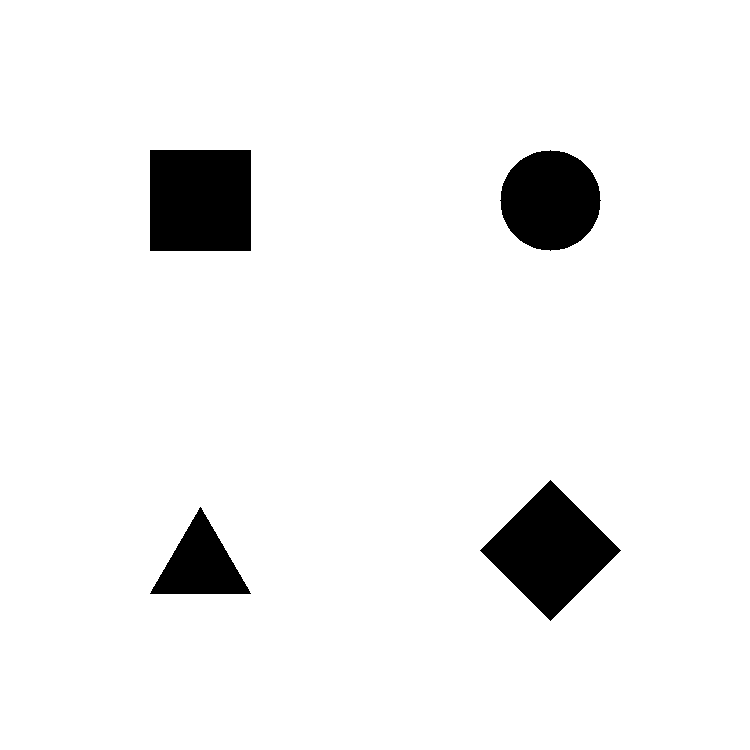
//> input picture data/shapes.png, 750 x 750 px
$ ./main   (built with g++ and OpenCV 4)
//> lines starting //> are read from the running program, lines starting //| are printed output that depends on the picture; after the words box and inside, x2 and y2 are one past the last pixel; in counts of white or black regions, pixels touching at a corner belong together
/**
 * @file main.cpp
 * @brief Connected Components Analysis - Automatic segmentation and labeling
 * @author José Miguel Guerrero Hernández
 * @note This example demonstrates connected component analysis using
 *       cv::connectedComponentsWithStats() to identify, label, and analyze
 *       all separate regions in a binary image automatically.
 *
 * Connected Components:
 *   - Identifies all separate regions (blobs) in binary image
 *   - Labels each region with unique integer ID
 *   - Computes statistics: area, centroid, bounding box
 *   - Supports 4-connectivity (cross) or 8-connectivity (square)
 *
 * Difference from FloodFill:
 *   - FloodFill: Interactive, fills ONE region you click
 *   - ConnectedComponents: Automatic, finds ALL regions at once
 */

#include <cstdlib>
#include <opencv2/opencv.hpp>
#include <iostream>
#include <vector>
#include <string>

namespace Config
{
// Default parameters
constexpr int DEFAULT_MIN_AREA = 100;
constexpr int RNG_SEED_MULTIPLIER = 12345;

// Binary threshold parameters
constexpr int THRESHOLD_MAX_VALUE = 255;

// Connectivity options
constexpr int CONNECTIVITY_4 = 4;    // Cross (no diagonals)
constexpr int CONNECTIVITY_8 = 8;    // Square (includes diagonals)

// Visualization parameters
constexpr int CENTROID_RADIUS = 5;
constexpr int CENTROID_THICKNESS = -1;    // Filled
constexpr int BBOX_THICKNESS = 2;
constexpr double LABEL_FONT_SCALE = 0.5;
constexpr int LABEL_THICKNESS = 2;
constexpr int LABEL_OFFSET_X = 8;
constexpr int LABEL_OFFSET_Y = -8;
constexpr double AREA_FONT_SCALE = 0.4;
constexpr int AREA_THICKNESS = 1;
constexpr int AREA_OFFSET_Y = -5;

// Color normalization
constexpr int NORMALIZE_MIN = 0;
constexpr int NORMALIZE_MAX = 255;
}

/**
 * @brief Generate random color for each component
 * @param seed Seed value for random generator
 * @return Random BGR color
 */
cv::Scalar generateRandomColor(int seed)
{
  cv::RNG rng(seed);
  return cv::Scalar(rng.uniform(0, 256), rng.uniform(0, 256), rng.uniform(0, 256));
}

/**
 * @brief Colorize labeled components with random colors
 * @param labels Label matrix (each pixel has component ID)
 * @param num_labels Total number of labels (including background)
 * @return Color image with each component in different color
 */
cv::Mat colorizeComponents(const cv::Mat & labels, int num_labels)
{
  cv::Mat colored = cv::Mat::zeros(labels.size(), CV_8UC3);

  // Generate random color for each label (skip 0 = background)
  std::vector<cv::Vec3b> colors(num_labels);
  colors[0] = cv::Vec3b(0, 0, 0); // Background = black

  for (int i = 1; i < num_labels; ++i) {
    const cv::Scalar color = generateRandomColor(i * Config::RNG_SEED_MULTIPLIER);
    colors[i] = cv::Vec3b(static_cast<uchar>(color[0]),
                          static_cast<uchar>(color[1]),
                          static_cast<uchar>(color[2]));
  }

  // Apply colors to labeled image
  for (int y = 0; y < labels.rows; ++y) {
    for (int x = 0; x < labels.cols; ++x) {
      const int label = labels.at<int>(y, x);
      colored.at<cv::Vec3b>(y, x) = colors[label];
    }
  }

  return colored;
}

int main(int argc, char ** argv)
{
  // ========================================
  // Load and Validate Image
  // ========================================
  const std::string filename = argc >= 2 ? argv[1] : "../../data/shapes.png";
  const int min_area = argc >= 3 ? std::atoi(argv[2]) : Config::DEFAULT_MIN_AREA;

  std::cout << "========================================" << std::endl;
  std::cout << "Connected Components Analysis" << std::endl;
  std::cout << "========================================" << std::endl;
  std::cout << "Reading image: " << filename << std::endl;
  std::cout << "Minimum area filter: " << min_area << " pixels" << std::endl;

  const cv::Mat src = cv::imread(cv::samples::findFile(filename), cv::IMREAD_COLOR);
//> src is the input picture: 750 rows x 750 cols, CV_8UC3; 94.2% white; 4 black regions, box (x1, y1, x2, y2) and area: (150, 150, 251, 251) 10201, (480, 480, 621, 621) 9941, (500, 150, 601, 251) 7845, (150, 507, 251, 594) 4437
  if (src.empty()) {
    std::cerr << "Error: Could not load image!" << std::endl;
    std::cerr << "Path: " << filename << std::endl;
    std::cerr << "Usage: " << argv[0] << " [image_path] [min_area]" << std::endl;
    return EXIT_FAILURE;
  }

  // ========================================
  // Convert to Binary Image
  // ========================================
  cv::Mat gray, binary;
  cv::cvtColor(src, gray, cv::COLOR_BGR2GRAY);

  // Use Otsu's method for automatic threshold
  const double threshold_value = cv::threshold(gray, binary, 0,
                                              Config::THRESHOLD_MAX_VALUE,
                                              cv::THRESH_BINARY_INV | cv::THRESH_OTSU);
//> threshold_value = 0

  std::cout << "\nOtsu threshold value: " << threshold_value << std::endl;
//| Otsu threshold value: 0

  // ========================================
  // Connected Components Analysis
  // ========================================
  cv::Mat labels, stats, centroids;

  // cv::connectedComponentsWithStats:
  // - labels: Output matrix where each pixel value = component ID (0 = background)
  // - stats: Statistics matrix [num_labels x 5]:
  //     CC_STAT_LEFT   (0): Leftmost x coordinate
  //     CC_STAT_TOP    (1): Topmost y coordinate
  //     CC_STAT_WIDTH  (2): Bounding box width
  //     CC_STAT_HEIGHT (3): Bounding box height
  //     CC_STAT_AREA   (4): Number of pixels in component
  // - centroids: Matrix [num_labels x 2] with (cx, cy) coordinates
  // - connectivity: 4 or 8
  const int num_labels = cv::connectedComponentsWithStats(
    binary, labels, stats, centroids, Config::CONNECTIVITY_8, CV_32S);
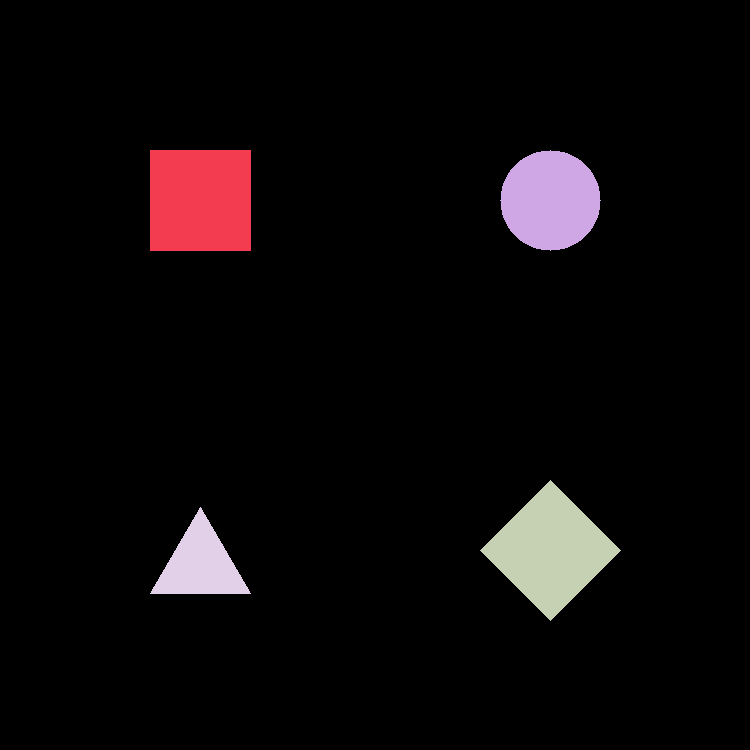
//> labels: 750 rows x 750 cols, CV_32SC1; 5 distinct labels, from 0 to 4; one colour per label, 0 black
//> stats = [[0, 0, 750, 750, 530076], [150, 150, 101, 101, 10201], [500, 150, 101, 101, 7845], [480, 480, 141, 141, 9941], [150, 507, 101, 87, 4437]]; centroids = [[373.4, 375.6], [200, 200], [550, 200], [550, 550], [200, 564.4]]; num_labels = 5

  std::cout << "\nFound " << (num_labels - 1) << " components (excluding background)"
            << std::endl;
//| Found 4 components (excluding background)

  // ========================================
  // Filter and Visualize Components
  // ========================================
  cv::Mat colored = colorizeComponents(labels, num_labels);
//> the loop in colorizeComponents, `for (int i = 1; i < num_labels; ++i)` made 4 passes
//> color on passes 1 to 4: Scalar(223, 7, 58), Scalar(191, 14, 116), Scalar(159, 21, 174), Scalar(127, 28, 232)
//> after the loop in colorizeComponents, `for (int y = 0; y < labels.rows; ++y)`:
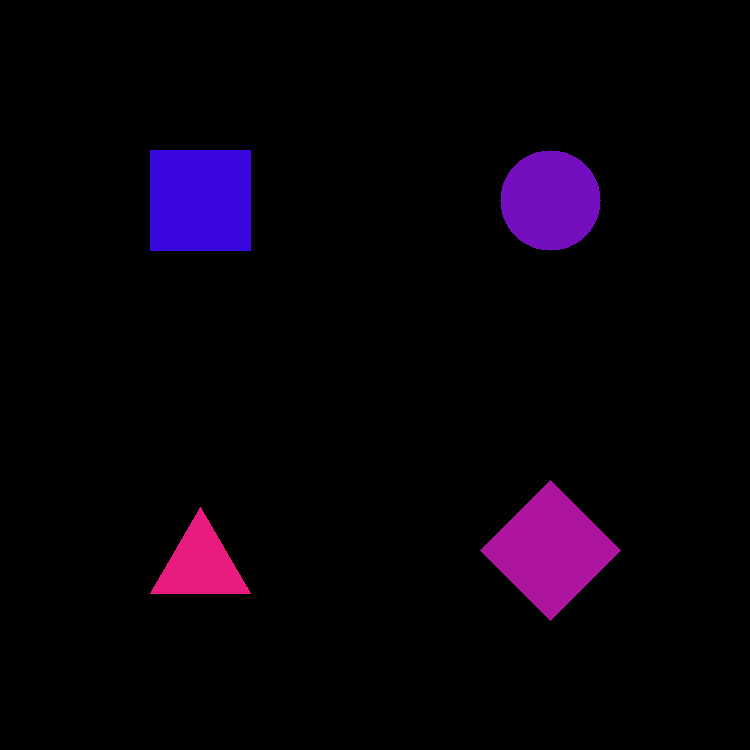
//> colored: 750 rows x 750 cols, CV_8UC3; mean B, G, R 10.5, 0.9, 7.6
  cv::Mat overlay = src.clone();
  cv::Mat filtered = src.clone();

  int valid_components = 0;

  std::cout << "\n========================================" << std::endl;
  std::cout << "Component Statistics:" << std::endl;
  std::cout << "========================================" << std::endl;

  // Process each component (skip 0 = background)
  for (int i = 1; i < num_labels; ++i) {
    // Extract statistics
    const int area = stats.at<int>(i, cv::CC_STAT_AREA);
    const int left = stats.at<int>(i, cv::CC_STAT_LEFT);
    const int top = stats.at<int>(i, cv::CC_STAT_TOP);
    const int width = stats.at<int>(i, cv::CC_STAT_WIDTH);
    const int height = stats.at<int>(i, cv::CC_STAT_HEIGHT);
    const double cx = centroids.at<double>(i, 0);
    const double cy = centroids.at<double>(i, 1);

    // Display statistics
    std::cout << "\nComponent #" << i << ":" << std::endl;
    std::cout << "  Area: " << area << " pixels" << std::endl;
    std::cout << "  Centroid: (" << static_cast<int>(cx) << ", "
              << static_cast<int>(cy) << ")" << std::endl;
    std::cout << "  Bounding Box: [" << left << ", " << top << ", "
              << width << " x " << height << "]" << std::endl;

    // Skip small components (noise)
    if (area < min_area) {
      std::cout << "  Status: FILTERED (too small)" << std::endl;
      continue;
    }

    ++valid_components;
    std::cout << "  Status: VALID" << std::endl;

    // Random color for this component
    const cv::Scalar color = generateRandomColor(i * Config::RNG_SEED_MULTIPLIER);

    // Draw bounding box on overlay
    const cv::Point bbox_tl(left, top);
    const cv::Point bbox_br(left + width, top + height);
    cv::rectangle(overlay, bbox_tl, bbox_br, color, Config::BBOX_THICKNESS);
    cv::rectangle(filtered, bbox_tl, bbox_br, color, Config::BBOX_THICKNESS);

    // Draw centroid
    const cv::Point centroid_pt(static_cast<int>(cx), static_cast<int>(cy));
    const cv::Scalar centroid_color_red(0, 0, 255);
    const cv::Scalar centroid_color_white(255, 255, 255);
    const cv::Scalar label_color_yellow(255, 255, 0);

    cv::circle(overlay, centroid_pt, Config::CENTROID_RADIUS,
              centroid_color_red, Config::CENTROID_THICKNESS);
    cv::circle(colored, centroid_pt, Config::CENTROID_RADIUS,
              centroid_color_white, Config::CENTROID_THICKNESS);
    cv::circle(filtered, centroid_pt, Config::CENTROID_RADIUS,
              centroid_color_red, Config::CENTROID_THICKNESS);

    // Add label near centroid
    const std::string label_text = "C" + std::to_string(i);
    const cv::Point label_offset(Config::LABEL_OFFSET_X, Config::LABEL_OFFSET_Y);

    cv::putText(overlay, label_text, centroid_pt + label_offset,
               cv::FONT_HERSHEY_SIMPLEX, Config::LABEL_FONT_SCALE,
               label_color_yellow, Config::LABEL_THICKNESS);
    cv::putText(colored, label_text, centroid_pt + label_offset,
               cv::FONT_HERSHEY_SIMPLEX, Config::LABEL_FONT_SCALE,
               centroid_color_white, Config::LABEL_THICKNESS);
    cv::putText(filtered, label_text, centroid_pt + label_offset,
               cv::FONT_HERSHEY_SIMPLEX, Config::LABEL_FONT_SCALE,
               label_color_yellow, Config::LABEL_THICKNESS);

    // Display area on bounding box
    const std::string area_label = std::to_string(area) + "px";
    cv::putText(overlay, area_label, cv::Point(left, top + Config::AREA_OFFSET_Y),
               cv::FONT_HERSHEY_SIMPLEX, Config::AREA_FONT_SCALE,
               color, Config::AREA_THICKNESS);
  }
//> this loop made 4 passes
//> (area, left, top, width, height, cx, cy, color) on passes 1 to 3: (10201, 150, 150, 101, 101, 200, 200, Scalar(223, 7, 58)), (7845, 500, 150, 101, 101, 550, 200, Scalar(191, 14, 116)), (9941, 480, 480, 141, 141, 550, 550, Scalar(159, 21, 174))
//> (area, left, top, width, height, cx, cy, color) on pass 4: (4437, 150, 507, 101, 87, 200, 564.4, Scalar(127, 28, 232))
//| Component #1:
//|   Area: 10201 pixels
//|   Centroid: (200, 200)
//|   Bounding Box: [150, 150, 101 x 101]
//> (the first 4 of 20 printed lines)
//> pass 1, `cv::putText(overlay, label_text, centroid_pt + label_offset, cv::FONT_..`:
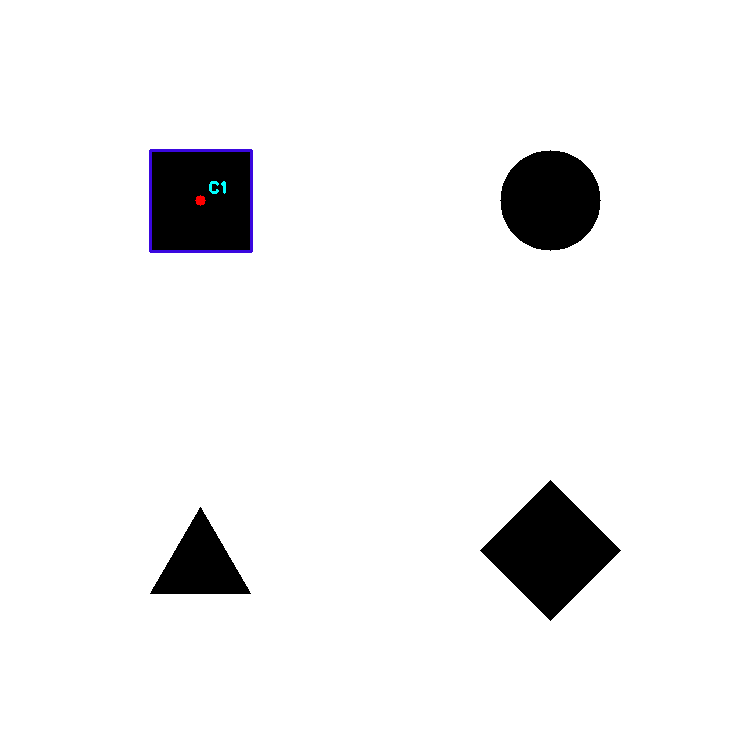
//> overlay: 750 rows x 750 cols, CV_8UC3; 0.25% of pixels changed, all inside (x1, y1, x2, y2) = (149, 149, 253, 253)
//> after the loop:
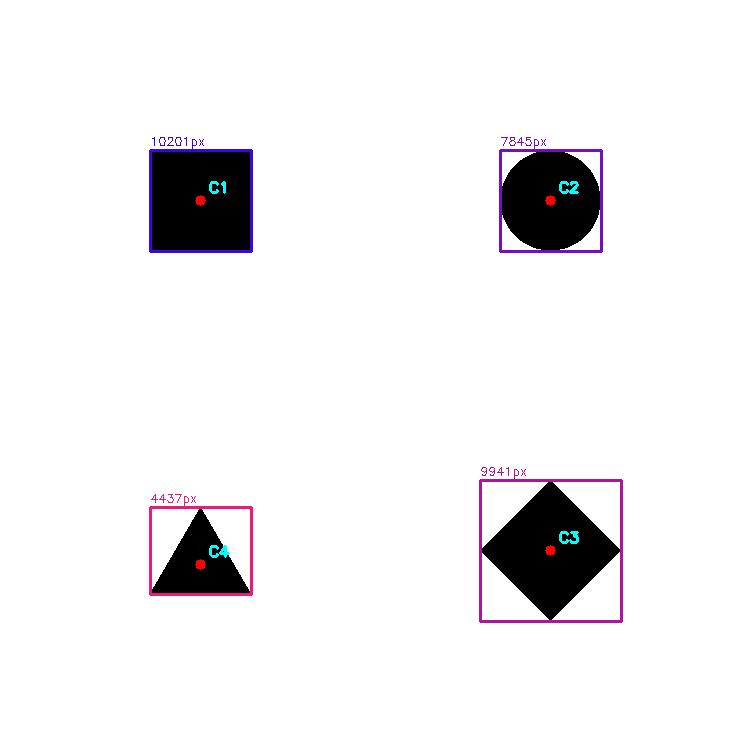
//> overlay: 750 rows x 750 cols, CV_8UC3; mean B, G, R 240.1, 238.5, 239.7
//> after the loop:
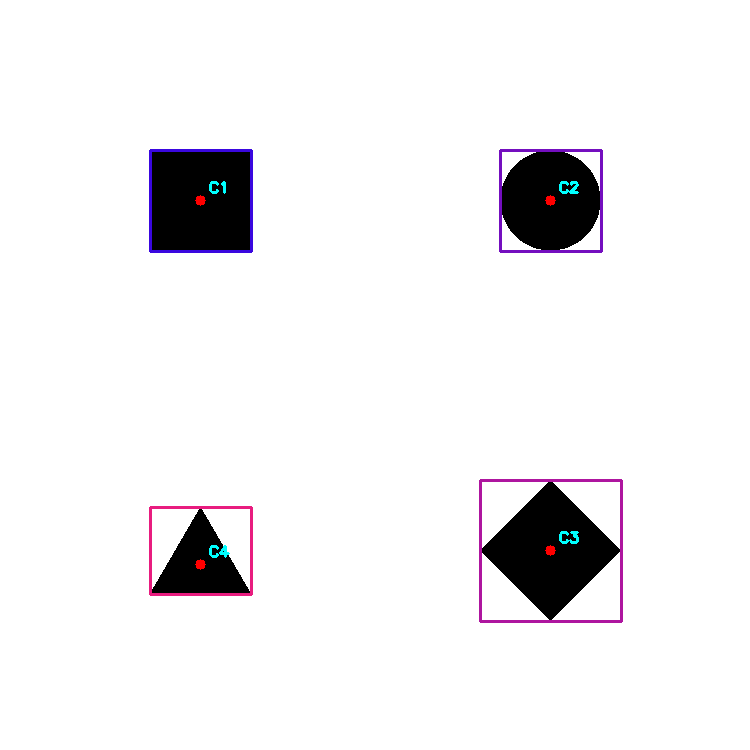
//> filtered: 750 rows x 750 cols, CV_8UC3; 1.09% of pixels changed, all inside (x1, y1, x2, y2) = (149, 149, 623, 623)
//> after the loop:
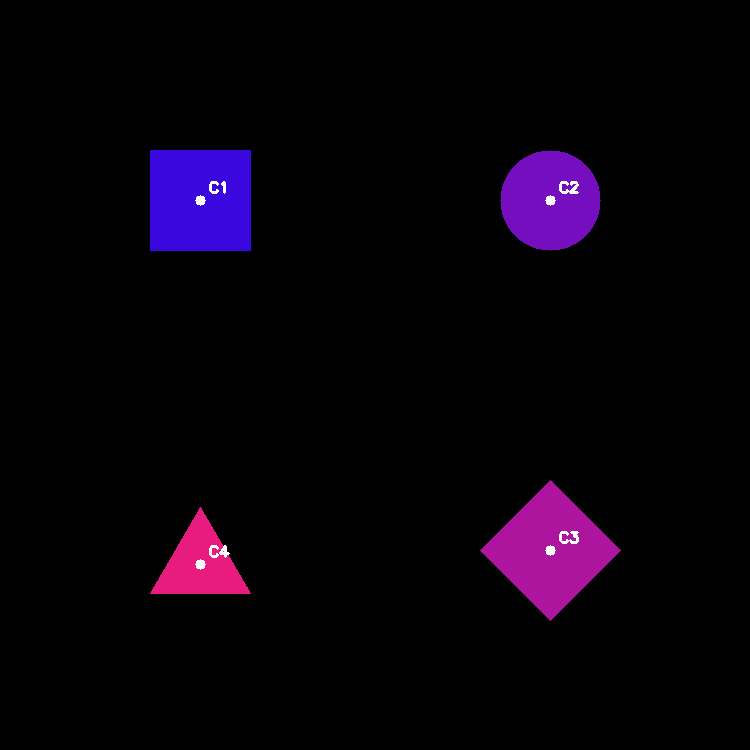
//> colored: 750 rows x 750 cols, CV_8UC3; mean B, G, R 10.7, 1.3, 7.8
//> after the loop, valid_components = 4

  // ========================================
  // Create Label Visualization
  // ========================================
  // Normalize labels to 0-255 for visualization
  cv::Mat labels_normalized;
  cv::normalize(labels, labels_normalized, Config::NORMALIZE_MIN,
               Config::NORMALIZE_MAX, cv::NORM_MINMAX, CV_8U);
  cv::Mat labels_color;
  cv::applyColorMap(labels_normalized, labels_color, cv::COLORMAP_JET);
  // Set background to black
  labels_color.setTo(cv::Scalar(0, 0, 0), labels == 0);
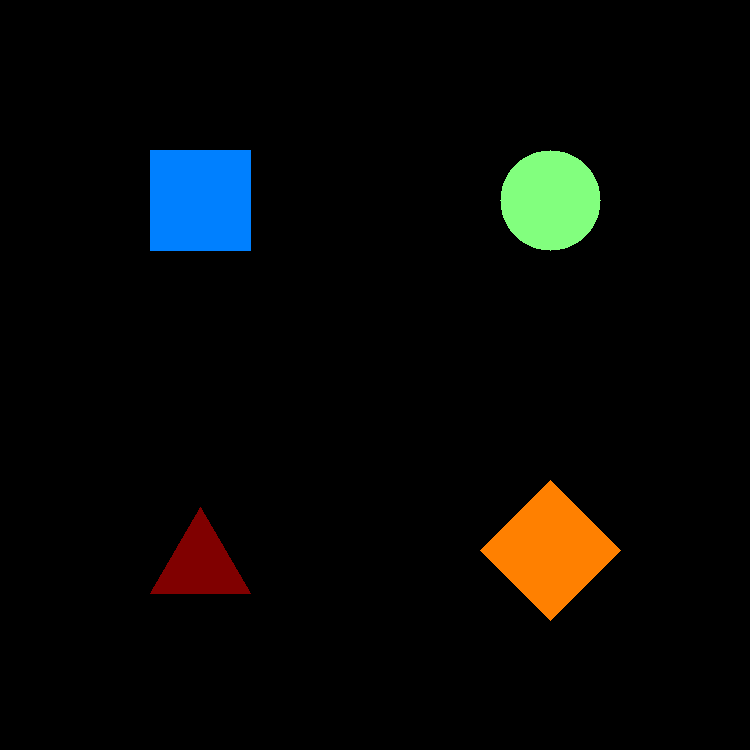
//> labels_color: 750 rows x 750 cols, CV_8UC3; mean B, G, R 6.4, 8.1, 7.3

  // ========================================
  // Summary Statistics
  // ========================================
  const int total_components = num_labels - 1;
//> total_components = 4
  const int filtered_components = total_components - valid_components;
//> filtered_components = 0

  std::cout << "\n========================================" << std::endl;
  std::cout << "Summary:" << std::endl;
  std::cout << "  Total components: " << total_components << std::endl;
//|   Total components: 4
  std::cout << "  Valid components (area >= " << min_area << "): "
            << valid_components << std::endl;
//|   Valid components (area >= 100): 4
  std::cout << "  Filtered components: " << filtered_components << std::endl;
//|   Filtered components: 0
  std::cout << "========================================" << std::endl;

  // ========================================
  // Display Results
  // ========================================
  cv::imshow("1. Original Image", src);
  cv::imshow("2. Grayscale", gray);
  cv::imshow("3. Binary (Otsu)", binary);
  cv::imshow("4. Labeled Components", labels_color);
  cv::imshow("5. Colored Components", colored);
  cv::imshow("6. Bounding Boxes + Centroids", overlay);

  std::cout << "\nVisualization:" << std::endl;
  std::cout << "  Window 4: Label IDs (jet colormap)" << std::endl;
  std::cout << "  Window 5: Random colors per component" << std::endl;
  std::cout << "  Window 6: Bounding boxes + centroids + areas" << std::endl;
  std::cout << "  Red circles = Centroids" << std::endl;
  std::cout << "  Colored rectangles = Bounding boxes" << std::endl;
  std::cout << "\n========================================" << std::endl;
  std::cout << "Connectivity: " << Config::CONNECTIVITY_8
            << " (includes diagonals)" << std::endl;
  std::cout << "Press any key to exit..." << std::endl;
  std::cout << "========================================" << std::endl;

  cv::waitKey(0);

  // ========================================
  // Cleanup and Exit
  // ========================================
  cv::destroyAllWindows();

  return EXIT_SUCCESS;
}
